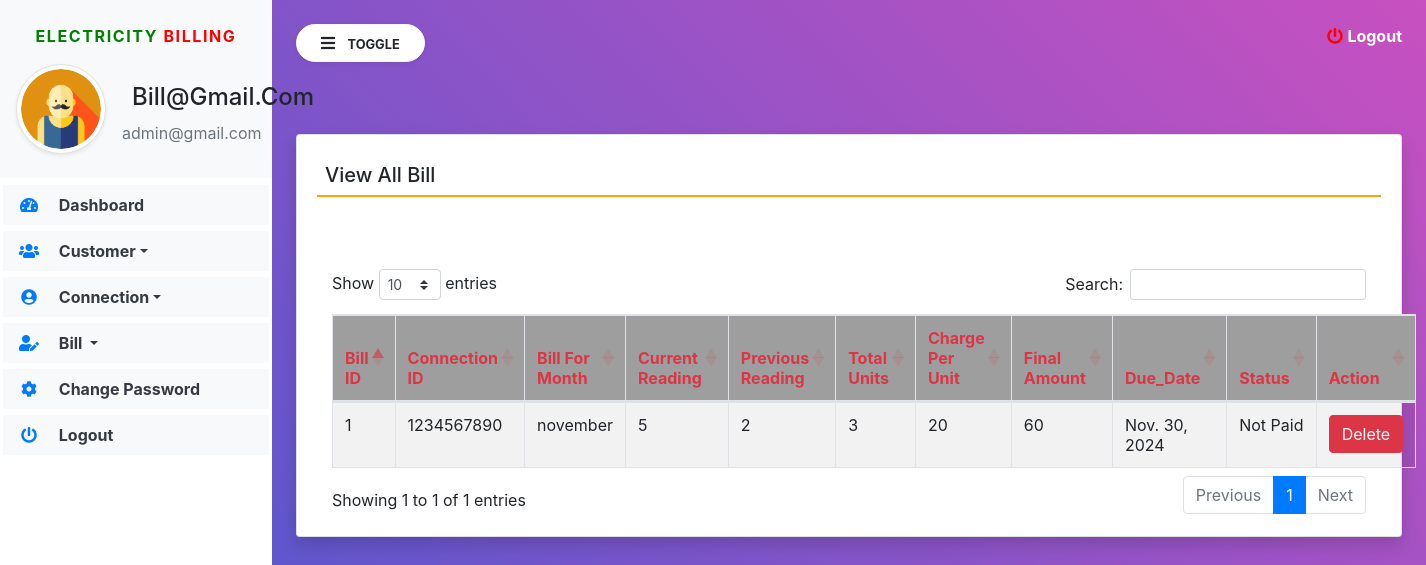
/view_Bill (signed in), run on the app's committed database.
### electricity/models.py (models this page shows, shortened)
class Bill(models.Model):
    connection = models.ForeignKey(Connection,on_delete=models.CASCADE)
    billformonth = models.CharField(max_length=50, null=True)
    currentreading = models.CharField(max_length=50, null=True)
    previousreading = models.CharField(max_length=50, null=True)
    totalunit = models.CharField(max_length=100, null=True)
    chargeperunit = models.CharField(max_length=100, null=True)
    finalamount = models.CharField(max_length=100, null=True)
    duedate = models.DateField(null=True)
    status = models.CharField(max_length=20, null=True)

class Connection(models.Model):
    customer = models.ForeignKey(Customer,on_delete=models.CASCADE)
    connectionid = models.CharField(max_length=10, null=True)
    connectiontype = models.CharField(max_length=100, null=True)
    connectionstartdate = models.DateField(null=True)
    occupation = models.CharField(max_length=100, null=True)
    connectionload = models.CharField(max_length=100, null=True)
    plotno = models.CharField(max_length=50, null=True)
    city = models.CharField(max_length=100, null=True)
    pincode = models.CharField(max_length=10, null=True)
    address = models.CharField(max_length=200, null=True)
    state = models.CharField(max_length=100, null=True)
    description = models.CharField(max_length=250, null=True)

### electricity/views.py (the view)
# urls.py: path('view_Bill', view_Bill,name='view_Bill'),
def view_Bill(request):
    if not request.user.is_authenticated:
        return redirect('admin_login')
    bill = Bill.objects.all()
    return render(request,'view_Bill.html', locals())

### electricity/templates/view_Bill.html
{% extends 'navbar1.html' %}
{% load static %}
{% block body1 %}
<div class="card shadow mt-5">
    <div class="card-body">
		<h5 class="p-2" style="border-bottom: 2px solid orange">View All Bill</h5>
      <div class="container mt-5">
		<h1 class="text-success text-center"></h1>
		<br>
		<table id="example" class="table table-striped table-bordered" style="width:100%">
			<thead style="background-color: #9e9e9e">
				<tr>
					<th class="text-danger">Bill ID</th>
					<th class="text-danger">Connection ID</th>
					<th class="text-danger">Bill For Month</th>
					<th class="text-danger">Current Reading</th>
					<th class="text-danger">Previous Reading</th>
					<th class="text-danger">Total Units</th>
					<th class="text-danger">Charge Per Unit</th>
					<th class="text-danger">Final Amount</th>
					<th class="text-danger">Due_Date</th>
					<th class="text-danger">Status</th>
					<th class="text-danger">Action</th>
				</tr>
			</thead>
			<tbody>
              {% for i in bill %}
			  <tr>
				  <td>{{forloop.counter}}</td>
				  <td>{{i.connection.connectionid}}</td>
				  <td>{{i.billformonth}}</td>
				  <td>{{i.currentreading}}</td>
				  <td>{{i.previousreading}}</td>
				  <td>{{i.totalunit}}</td>
				  <td>{{i.chargeperunit}}</td>
				  <td>{{i.finalamount}}</td>
				  <td>{{i.duedate}}</td>
				  <td>{{i.status}}</td>
				  <td><a href="{% url 'delete_Bill' i.id %}" class="btn btn-danger" onclick="return confirm('Are you sure to delete this Connection Details ?')">Delete</a></td>
			  </tr>
			  {% endfor %}
			</tbody>
		</table>
	</div>
	</div>
</div>
{% endblock %}

### electricity/templates/navbar1.html (shortened to what this page needs)
{% load static %}
<html>
<head>
<link rel="stylesheet"
	href="https://maxcdn.bootstrapcdn.com/bootstrap/4.5.2/css/bootstrap.min.css">
<link rel="stylesheet"
	href="https://pro.fontawesome.com/releases/v5.10.0/css/all.css"
 />
<link rel="stylesheet"
	href="https://cdnjs.cloudflare.com/ajax/libs/twitter-bootstrap/4.5.2/css/bootstrap.css">
<link rel="stylesheet"
	href="https://cdn.datatables.net/1.11.3/css/dataTables.bootstrap4.min.css">
<link rel="stylesheet" href="{% static 'css/sidebar.css' %}">
</head>
<body>
	<div class="bg-white vertical-nav" id="sidebar">
		<div class="bg-light py-4 px-3 mb-1">
			<p class="text-center font-weight-bold text-uppercase px-3 sidebar-title"><span style="color:green">Electricity</span> <span style="color:red">Billing</span></p>
			<div class="media d-flex align-items-center">
				<img src="{% static 'images/user12.png' %}" width="90" height="90"
					class="mr-3 rounded-circle img-thumbnail shadow-sm">
				<div class="media-body">
					<h4 class="mb-0" style="text-transform: capitalize;">{{request.user.username}}</h4>
					<p class="text-muted mb-0">admin@gmail.com</p>
				</div>
			</div>
		</div>
		<ul class="nav flex-column bg-white">
			<li class="nav-item"><a href="{% url 'admin_home' %}"
				class="nav-link text-dark bg-light"> <i
					class="fas fa-tachometer-alt fa-fw mr-3 text-primary"></i>
					Dashboard
			</a></li>
			<li class="nav-item dropdown"><a href=""
				class="nav-link dropdown-toggle text-dark bg-light" id="navbardrop"
				data-toggle="dropdown"> <i
					class="fas fa-users fa-fw mr-3 text-primary"></i> Customer</a>
			</li>
			<li class="nav-item dropdown"><a href=""
				class="nav-link dropdown-toggle text-dark bg-light" id="navbardrop"
				data-toggle="dropdown">
				<i class="fas fa-user-circle fa-fw mr-3 text-primary"></i> Connection</a>
			</li>
			<li class="nav-item dropdown"><a href=""
				class="nav-link dropdown-toggle text-dark bg-light" id="navbardrop"
				data-toggle="dropdown"> <i
					class="fas fa-user-edit fa-fw mr-3 text-primary"></i> Bill
			</a>
				</li>
               <li class="nav-item"><a href="{% url 'change_password' %}"
				class="nav-link text-dark bg-light"> <i
					class="fas fa-cog fa-fw mr-3 text-primary"></i>
					Change Password
			</a></li>
			<li class="nav-item"><a href="{% url 'logout' %}"
				class="nav-link text-dark bg-light">
				<i class="fas fa-power-off fa-fw mr-3 text-primary"></i>
					Logout
			</a></li>
		</ul>
	</div>
	<div class="page-content p-4" id="content">
		<a data-toggle="modal" data-target="#exampleModalCenter" title="logout" class="text-white float-right"><i
			class="fas fa-power-off"></i> <b>Logout</b></a>
		<button id="sidebarCollapse" type="button"
			class="btn btn-light bg-white rounded-pill shadow-sm px-4 mb-4">
			<i class="fas fa-bars mr-2"></i> <small
				class="text-uppercase font-weight-bold">Toggle</small>
		</button>
		{% block body1 %}
		{% endblock %}
</div>
</body>
</html>

### electricity/static/css/sidebar.css (style rules this page uses)
.sidebar-title { letter-spacing: 0.1em; color: #aaa; }
body { background: linear-gradient(-135deg, #c850c0, #4158d0); min-height: 100vh; }
.vertical-nav { min-width: 17rem; width: 17rem; height: 100vh; position: fixed; top: 0; left: 0; transition:all 0.4s; }
.page-content { width: calc(100%-17rem); margin-left: 17rem; transition:all 0.4s; }
.nav-link { font-weight : bold; }
.fa-power-off { color: red; }

### electricity/templates/navbar1.html (style rules this page uses)
.nav-item { padding: 3px !important; }
h2, h4 { padding: 10px; }

### data on the page
Bill: connection.connectionid "1234567890", billformonth "november", currentreading "5", previousreading "2", totalunit "3", chargeperunit "20", finalamount "60", duedate "Nov. 30, 2024", status "Not Paid"

### other printed values
{{ request.user.username }} "Bill@gmail.com"
